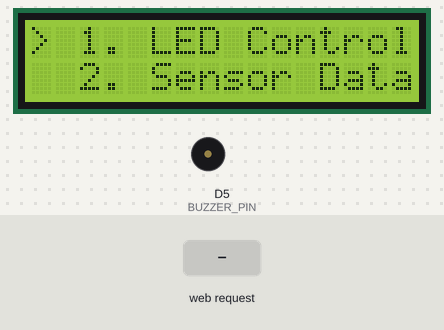
Recording of a sketch running on a simulated ESP8266 (NodeMCU). Shown: 16×2 character LCD, buzzer (waves = sounding, pin HIGH). Inputs (shaded band) come from the test bench. WiFi joins after 1.5 s; servers stay silent unless stated; what the sketch prints to the serial monitor is not drawn.

Above: at 5.1 s.
5.2 s: HTTP request GET /select received
At 6.1 s:
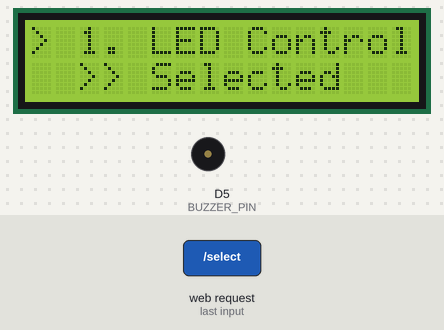
7.8 s: HTTP request GET /up received
At 9.0 s:
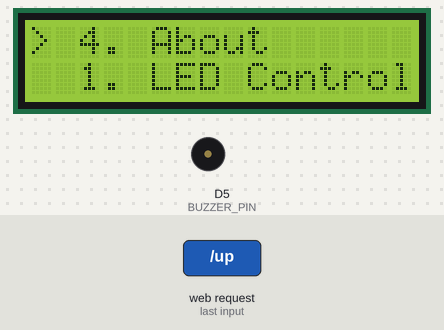
9.3 s: HTTP request GET /up received
At 10.2 s:
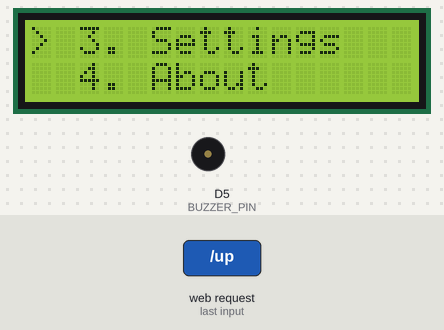
10.8 s: HTTP request GET /select received
At 11.7 s:
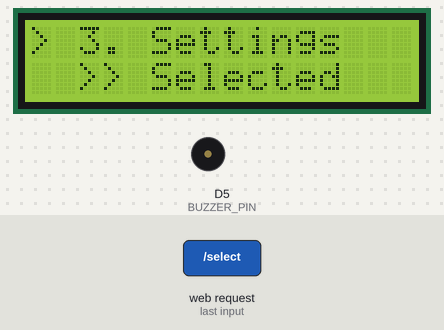
13.4 s: HTTP request GET /up received
At 14.6 s:
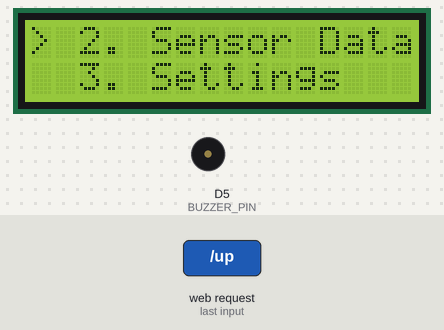
14.9 s: HTTP request GET /select received
At 15.8 s:
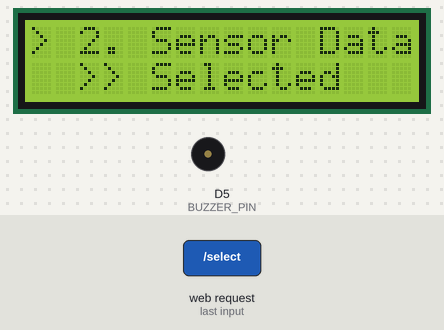
Timing chart, 0 to 17.9 s (numbered marks = the images above; inputs shaded):
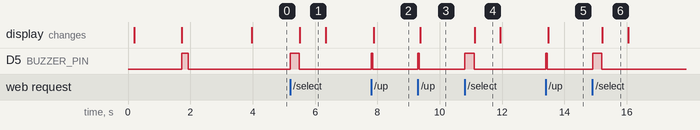

The sketch:

hmi_main.ino
```cpp
/*
 * Wi-Fi Based Touchless HMI using ESP8266 NodeMCU
 * Author: Aditi S Puranik
 * Description: Smartphone-controlled wireless HMI with onboard web server,
 *              LCD menu navigation, and buzzer feedback over Wi-Fi.
 */

#include <ESP8266WiFi.h>
#include <ESP8266WebServer.h>
#include <Wire.h>
#include <LiquidCrystal_I2C.h>

// ─── Wi-Fi Credentials ───────────────────────────────────────────────────────
const char* ssid     = "YOUR_WIFI_SSID";
const char* password = "YOUR_WIFI_PASSWORD";

// ─── Hardware Pin Definitions ─────────────────────────────────────────────────
#define BUZZER_PIN  D5   // GPIO14

// ─── LCD: I2C address 0x27, 16 cols, 2 rows ──────────────────────────────────
LiquidCrystal_I2C lcd(0x27, 16, 2);

// ─── Web Server on port 80 ───────────────────────────────────────────────────
ESP8266WebServer server(80);

// ─── Menu State ──────────────────────────────────────────────────────────────
const String menuItems[] = {"1. LED Control", "2. Sensor Data", "3. Settings", "4. About"};
const int MENU_SIZE = 4;
int currentMenu = 0;

// ─── Function Prototypes ─────────────────────────────────────────────────────
void handleRoot();
void handleUp();
void handleDown();
void handleSelect();
void beep(int duration_ms);
void updateLCD();
String buildWebPage();

// ─────────────────────────────────────────────────────────────────────────────
void setup() {
  Serial.begin(115200);
  delay(100);

  // GPIO init
  pinMode(BUZZER_PIN, OUTPUT);
  digitalWrite(BUZZER_PIN, LOW);

  // LCD init
  lcd.init();
  lcd.backlight();
  lcd.setCursor(0, 0);
  lcd.print("  Touchless HMI");
  lcd.setCursor(0, 1);
  lcd.print("  Connecting...");

  // Wi-Fi connect
  Serial.println("\nConnecting to Wi-Fi...");
  WiFi.begin(ssid, password);
  while (WiFi.status() != WL_CONNECTED) {
    delay(500);
    Serial.print(".");
  }
  Serial.println("\nConnected!");
  Serial.print("IP Address: ");
  Serial.println(WiFi.localIP());

  // Show IP on LCD
  lcd.clear();
  lcd.setCursor(0, 0);
  lcd.print("IP: ");
  lcd.print(WiFi.localIP());
  lcd.setCursor(0, 1);
  lcd.print("Open in browser");
  beep(200);
  delay(2000);

  // Register web server routes
  server.on("/",        handleRoot);
  server.on("/up",      handleUp);
  server.on("/down",    handleDown);
  server.on("/select",  handleSelect);
  server.begin();
  Serial.println("Web server started.");

  // Show initial menu
  updateLCD();
}

// ─────────────────────────────────────────────────────────────────────────────
void loop() {
  server.handleClient();   // Non-blocking: handle incoming HTTP requests
}

// ─── Web Server Handlers ──────────────────────────────────────────────────────

void handleRoot() {
  server.send(200, "text/html", buildWebPage());
}

void handleUp() {
  currentMenu = (currentMenu - 1 + MENU_SIZE) % MENU_SIZE;
  beep(50);
  updateLCD();
  server.send(200, "text/html", buildWebPage());
}

void handleDown() {
  currentMenu = (currentMenu + 1) % MENU_SIZE;
  beep(50);
  updateLCD();
  server.send(200, "text/html", buildWebPage());
}

void handleSelect() {
  beep(300);
  lcd.setCursor(0, 1);
  lcd.print("  >> Selected   ");
  delay(800);
  updateLCD();
  server.send(200, "text/html", buildWebPage());
}

// ─── LCD Update ───────────────────────────────────────────────────────────────

void updateLCD() {
  lcd.clear();
  lcd.setCursor(0, 0);
  lcd.print("> " + menuItems[currentMenu]);
  // Show next item as preview
  int nextItem = (currentMenu + 1) % MENU_SIZE;
  lcd.setCursor(0, 1);
  lcd.print("  " + menuItems[nextItem]);
}

// ─── Buzzer ───────────────────────────────────────────────────────────────────

void beep(int duration_ms) {
  digitalWrite(BUZZER_PIN, HIGH);
  delay(duration_ms);
  digitalWrite(BUZZER_PIN, LOW);
}

// ─── Web Page Builder ─────────────────────────────────────────────────────────

String buildWebPage() {
  String html = "<!DOCTYPE html><html><head>";
  html += "<meta name='viewport' content='width=device-width, initial-scale=1'>";
  html += "<title>Touchless HMI</title>";
  html += "<style>";
  html += "body{font-family:Arial;text-align:center;background:#1a1a2e;color:#eee;padding:20px;}";
  html += "h2{color:#e94560;}";
  html += ".menu-box{background:#16213e;border:2px solid #0f3460;border-radius:12px;padding:20px;margin:20px auto;max-width:300px;}";
  html += ".menu-item{padding:8px;font-size:16px;}";
  html += ".active{color:#e94560;font-weight:bold;font-size:18px;}";
  html += "a{display:inline-block;margin:10px;padding:14px 28px;background:#e94560;color:white;";
  html += "border-radius:8px;text-decoration:none;font-size:18px;font-weight:bold;}";
  html += "a:hover{background:#c73652;}";
  html += "</style></head><body>";
  html += "<h2>&#128225; Touchless HMI</h2>";
  html += "<div class='menu-box'>";
  for (int i = 0; i < MENU_SIZE; i++) {
    if (i == currentMenu) {
      html += "<div class='menu-item active'>&#9654; " + menuItems[i] + "</div>";
    } else {
      html += "<div class='menu-item'>&nbsp;&nbsp; " + menuItems[i] + "</div>";
    }
  }
  html += "</div>";
  html += "<a href='/up'>&#9650; Up</a>";
  html += "<a href='/select'>&#9654; Select</a>";
  html += "<a href='/down'>&#9660; Down</a>";
  html += "<p style='color:#888;font-size:12px;'>Connected via Wi-Fi &bull; No app needed</p>";
  html += "</body></html>";
  return html;
}
```

Measured:
- after the input at 5.2 s, D5 (BUZZER_PIN): LOW → HIGH at once, → LOW 0.30 s later; the display: changes after 0.32 s (image 1)
- after the input at 7.8 s, D5 (BUZZER_PIN): LOW → HIGH at once, → LOW 0.05 s later; the display: changes after 0.08 s (image 2)
- after the input at 9.3 s, D5 (BUZZER_PIN): LOW → HIGH at once, → LOW 0.05 s later; the display: changes after 0.08 s (image 3)
- after the input at 10.8 s, D5 (BUZZER_PIN): LOW → HIGH at once, → LOW 0.30 s later; the display: changes after 0.32 s (image 4)
- after the input at 13.4 s, D5 (BUZZER_PIN): LOW → HIGH at once, → LOW 0.05 s later; the display: changes after 0.08 s (image 5)
- after the input at 14.9 s, D5 (BUZZER_PIN): LOW → HIGH at once, → LOW 0.30 s later; the display: changes after 0.32 s (image 6)
- what the display in image 1 shows lasts 0.8 s, from 5.5 s to 6.3 s
